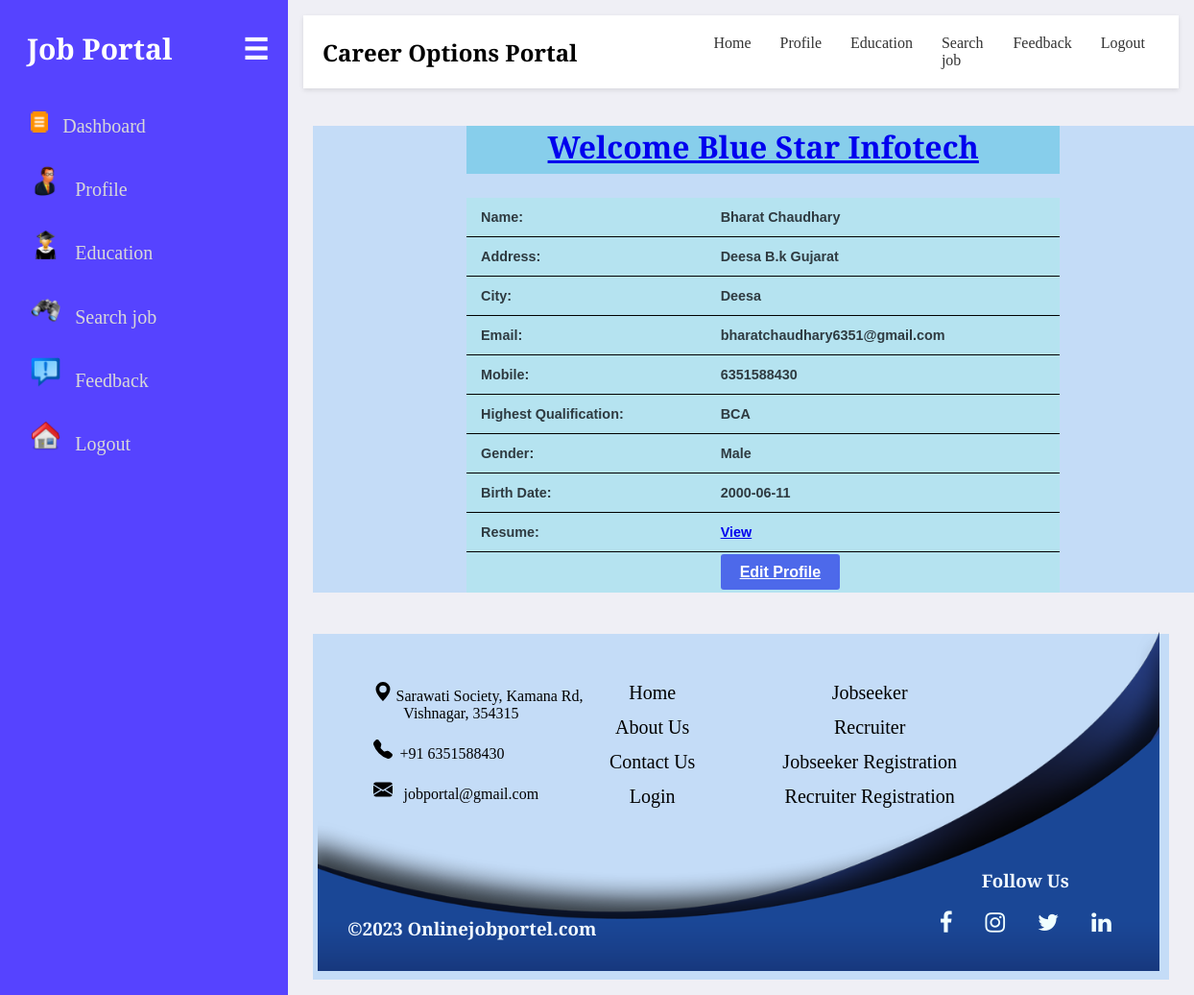
/JobSeeker/Profile.php (signed in), run on the app's committed database.
### tables this page shows
CREATE TABLE `jobseeker_reg` (
  `JobSeekId` int(11) NOT NULL,
  `JobSeekerName` varchar(20) NOT NULL,
  `Address` varchar(100) NOT NULL,
  `City` varchar(20) NOT NULL,
  `Email` varchar(40) NOT NULL,
  `Mobile` bigint(20) NOT NULL,
  `Qualification` varchar(20) NOT NULL,
  `Gender` varchar(10) NOT NULL,
  `BirthDate` date NOT NULL,
  `Resume` text NOT NULL,
  `Status` varchar(10) NOT NULL,
  `UserName` varchar(20) NOT NULL,
  `Password` varchar(20) NOT NULL,
  `ConfirmPassword` varchar(20) NOT NULL,
  `Question` varchar(100) NOT NULL,
  `Answer` varchar(50) NOT NULL
);

### JobSeeker/profile.php (the view, shortened to what this page needs)
<!Doctype HTML>
<html>
<head>
	<link rel="stylesheet" href="style.css" type="text/css"/>
	<link rel="stylesheet" href="https://cdnjs.cloudflare.com/ajax/libs/font-awesome/4.7.0/css/font-awesome.min.css">
</head>
<body>
	<div id="mySidenav" class="sidenav">
	<p class="logo"> Job Portal <span class="menu">☰</span></p>
  <a href="#" class="icon-a"><img src="ico_archive2.gif" width="7%"> &nbsp;&nbsp;Dashboard</a>
                <a href="profile.php"class="icon-a"><img src="Profile.png" width="12%"> &nbsp;&nbsp;Profile</a>
                <a href="education.php"class="icon-a"><img src="Edu.png" width="12%"> &nbsp;&nbsp;Education</a>
                <a href="searchjob.php"class="icon-a"><img src="Search.png" width="12%"> &nbsp;&nbsp;Search job</a>
                <a href="feedback.php"class="icon-a"><img src="Feedback.png" width="12%"> &nbsp;&nbsp;Feedback</a>
                <a href="logout.php"class="icon-a"><img src="Home.png" width="12%"> &nbsp;&nbsp;Logout</a>
  </div>
<div id="main">
	<div class="head">
		<div class="col-div-5">
<p class="nav"> Career Options Portal</p>
</div>
	<div class="col-div-7">
		<div class="navbar">
                <a href="index.php"> Home</a>
                <a href="profile.php"> Profile</a>
                <a href="education.php"> Education</a>
                <a href="searchjob.php"> Search job</a>
                <a href="feedback.php"> Feedback</a>
                <a href="logout.php"> Logout</a>
        </div>
</div>
</div>
	<br/>
    <div class="col-div-12">
		<div class="box-9" style="height: 50%; padding-left: 150px; padding-right: 150px;  width: 70%;">
			<div class="content-box-1">
			<h1 style="background-color:skyblue; text-align: center;  height:50px;"><span><a href="#"> Welcome <?php echo $_SESSION['Name'];?></a></span></h1>
                <?php
                 $ID=$_SESSION['ID'];
                $con = mysqli_connect("localhost","root","","ojp");
                mysqli_select_db( $con, "ojp" );
                 $sql = "select * from jobseeker_reg where JobSeekId='".$ID."'  ";
                $result = mysqli_query($con,$sql);
                $row = mysqli_fetch_array($result)
                ?>
                    <table class="ct" width="100%">
                      <tbody>
                    <tr>
                        <td><strong>Name:</strong></td>
                        <td><?php echo $row['JobSeekerName'];?></td>
                    </tr>
                    <tr>
                        <td><strong>Address:</strong></td>
                        <td><?php echo $row['Address'];?></td>
                    </tr>
                    <tr>
                        <td><strong>City:</strong></td>
                        <td><?php echo $row['City'];?></td>
                    </tr>
                    <tr>
                        <td><strong>Email:</strong></td>
                        <td><?php echo $row['Email'];?></td>
                    </tr>
                    <tr>
                        <td><strong>Mobile:</strong></td>
                        <td><?php echo $row['Mobile'];?></td>
                    </tr>
                    <tr>
                        <td><strong>Highest Qualification:</strong></td>
                        <td><?php echo $row['Qualification'];?></td>
                    </tr>
                    <tr>
                        <td><strong>Gender:</strong></td>
                        <td><?php echo $row['Gender'];?></td>
                    </tr>
                    <tr>
                        <td><strong>Birth Date:</strong></td>
                        <td><?php echo $row['BirthDate'];?></td>
                    </tr>
                    <tr>
                        <td><strong>Resume:</strong></td>
                        <td><a href="<?php echo $row['Resume'];?>" target="_blank"><strong>View</strong></a></td>
                    </tr>
                    <tr>
                    <td>&nbsp;</td>
                    <td><a href="EditProfile.php?JobSeekId=<?php echo $row['JobSeekId']; ?>" class="submit">Edit Profile</a> </td>
                  </tr>
                      </tbody>
                    </table>
		    </div>
	    </div>
	</div>
	<br/>
    <div class="col-div-12">
        <div class="box-9" style="height: 45%; background-color: rgba(30, 143, 255, 0.207);">
              <div class="content-box" >
              <?php
						    include "footer.php";
					    ?>
            </div>
        </div>
    </div>
</div>
</body>
</html>

### JobSeeker/style.css (style rules this page uses)
body { margin:0px; padding: 0px; background-color:#efeff5; font-family: 'PT Serif', serif; }
.logo { margin: 0px; margin-left: 28px; font-weight: bold; color: white; margin-bottom: 30px; }
.sidenav { height: 100%; width: 300px; position: fixed; z-index: 1; top: 0; left: 0; background-color: #5643ff; overflow: hidden; padding-top: 30px; transition: ease-in-out 0.3s; }
.menu { float: right; margin-right: 20px; cursor: pointer; }
.sidenav a { padding: 15px 8px 15px 32px; text-decoration: none; font-size: 20px; color: #d8d8d8; display: block; }
.sidenav { top: 0; right: 25px; font-size: 30px; }
#main { padding: 16px; margin-left: 300px; }
.head { display: flex; justify-content: space-between; align-items: center; padding: 10px 20px; background-color: #fff; box-shadow: 0 2px 5px rgba(0, 0, 0, 0.1); }
.head .nav { font-size: 24px; font-weight: bold; margin: 0; }
.head .navbar { display: flex; }
.head .navbar a { display: block; padding: 10px 15px; text-decoration: none; color: #333; }
.col-div-5 { width: 45%; float: left; }
.col-div-7 { width: 55%; float: left; }
.content-box-1 { padding: 0px 10px; }
.col-div-12 { width: 100%; }
.content-box { padding: 20px; }
.box-9 { width: 97.8%; margin-left: 10px; height: 45%; background-color: rgba(30, 143, 255, 0.207); }
table { font-family: arial, sans-serif; border-collapse: collapse; width: 100%; color: #305fbd97; }
td, th { text-align: left; padding: 10px; }
tr:nth-child(even) { background-color: #0c73e22d; color: #010205be!important; }
tr:nth-child(odd) { background-color: #b4c9e02d; color: #010205be!important; }

### JobSeeker/profile.php (style rules this page uses)
.ct { border-collapse: collapse; margin: 25px 0; font-size: 0.9em; border: unset; border: hidden; }
.ct tr { background-color: rgba(127, 255, 212, 0.208); font-weight: bold; }
.ct td { padding: 12px 15px; }
.ct tbody tr { border-bottom: 1px solid black; }
.submit { background-color: rgba(41, 63, 232, 0.742); color: #fff; padding: 10px 20px; border: none; border-radius: 3px; font-size: 16px; cursor: pointer; font-weight: bold; }

### data on the page
jobseeker_reg: JobSeekerName "Bharat Chaudhary", Address "Deesa B.k Gujarat", City "Deesa", Email "bharatchaudhary6351@gmail.com", Mobile "6351588430", Qualification "BCA", Gender "Male", BirthDate "2000-06-11"

### other printed values
$_SESSION['Name'] "Blue Star Infotech"
